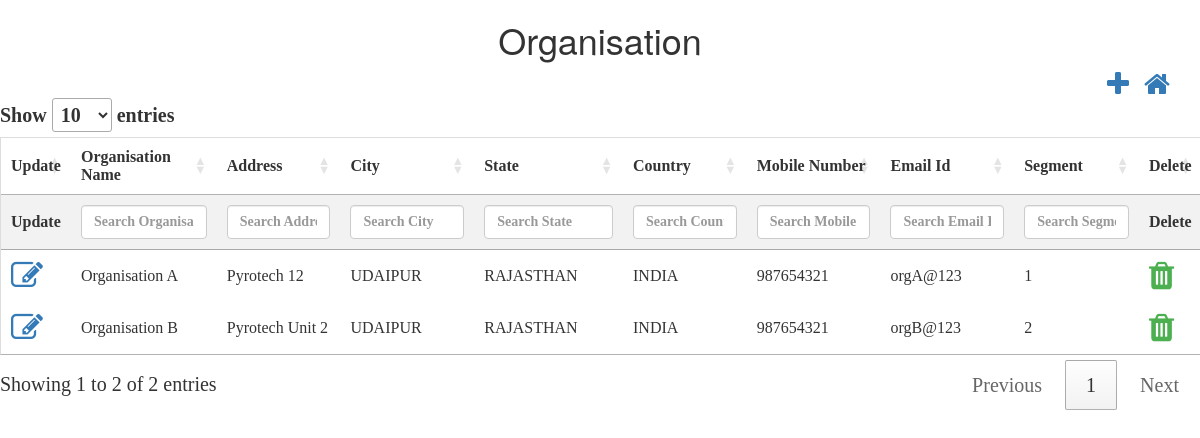
The app's page /controllers/organisation.php (signed in), older data.
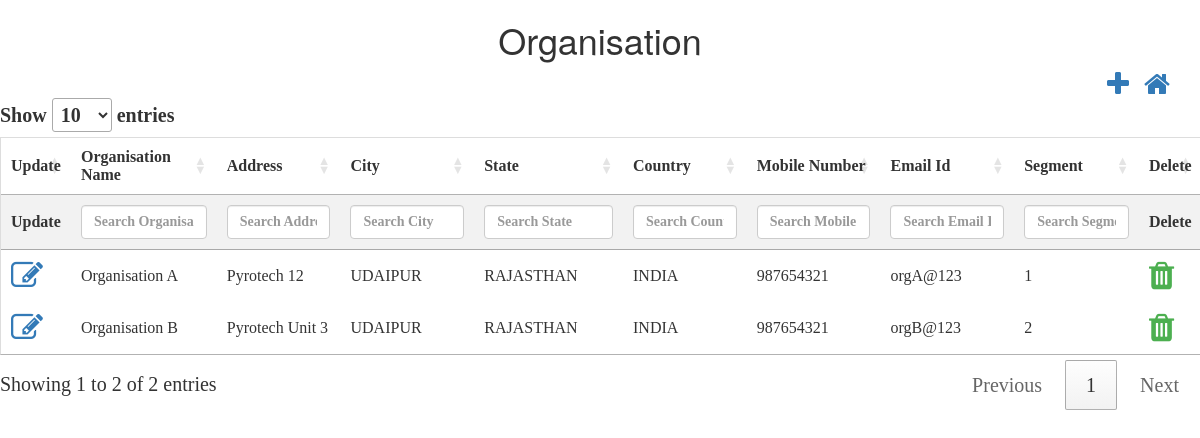
The same page, newer data.
### tables this page shows
CREATE TABLE `tbl_organisation` (
  `nid` int(10) NOT NULL,
  `norg_id` int(10) NOT NULL,
  `corg_name` varchar(50) NOT NULL,
  `corg_address` varchar(50) NOT NULL,
  `corg_city` varchar(50) NOT NULL,
  `corg_state` varchar(50) NOT NULL,
  `corg_country` varchar(50) NOT NULL,
  `corg_mobileNumber` varchar(10) NOT NULL,
  `corg_emailId` varchar(50) NOT NULL,
  `norg_segment_id` int(10) NOT NULL,
  `isActive` bit(1) NOT NULL,
  `isAvailable` bit(1) NOT NULL,
  `dcreated_date` datetime NOT NULL,
  `dupdated_date` datetime NOT NULL
);

### controllers/organisation.php (the view, shortened to what this page needs)
<html>
<head>
    <script src="http://ajax.googleapis.com/ajax/libs/jquery/1.11.2/jquery.min.js"></script>
    <link rel="stylesheet" href="../css/theme.css">
    <link rel="stylesheet" href="https://cdn.datatables.net/1.10.22/css/jquery.dataTables.min.css">
    <link rel="stylesheet" href="https://cdnjs.cloudflare.com/ajax/libs/font-awesome/4.7.0/css/font-awesome.min.css">
    <link rel="stylesheet" href="https://maxcdn.bootstrapcdn.com/bootstrap/3.4.1/css/bootstrap.min.css">
</head>
<h1>Organisation</h1>
<div class="container">
    <a style="float:right;margin-left: 15px;" href="../dashboard.php"><i class="fa fa-home fa-2x"></i></a>
    <a style="float:right" href="#organisation_modal" data-toggle="modal" id='add' data-id="1"><i class="fa fa-plus fa-2x"
                                                                                        aria-hidden="true"></i></a>
</div>
        <?php
        $conn = OpenCon();
        $sql = "SELECT * FROM tbl_organisation where isAvailable=1";
        $retval = mysqli_query($conn, $sql);
        echo "<table id='organisationTable'  name='organisationTable' >
            <thead>
            <tr>
            <th style='display:none;'>ID</th>
            <th>Update</th>
            <th>Organisation Name</th>
            <th>Address</th>
            <th>City</th>
            <th>State</th>
            <th>Country</th>
            <th>Mobile Number</th>
            <th>Email Id</th>
            <th>Segment</th>
             <th>Delete</th>
            </tr>
            </thead>
                   <tbody>
            ";
        while ($row = mysqli_fetch_array($retval, MYSQLI_ASSOC)) {
            echo "<tr>";
            echo "<td ><a  href='#organisation_modal' data-toggle='modal' class='updateClass' data-id='2'><i class='fa fa-edit fa-2x'></i></a></td>";
            echo "<td>" . $row['corg_name'] . "</td>";
            echo "<td>" . $row['corg_address'] . "</td>";
            echo "<td>" . $row['corg_city'] . "</td>";
            echo "<td>" . $row['corg_state'] . "</td>";
            echo "<td>" . $row['corg_country'] . "</td>";
            echo "<td>" . $row['corg_mobileNumber'] . "</td>";
            echo "<td>" . $row['corg_emailId'] . "</td>";
            echo "<td>" . $row['norg_segment_id'] . "</td>";
            echo "<td class='action-delete'><i class='fa fa-trash fa-2x' style='color:#4caf50;'</i></td>";
            echo "</tr>";
        }
        echo "</tbody></table>";
        ?>
</html>

### css/theme.css (style rules this page uses)
h1 { text-align: center; }
table { border-collapse: collapse; border-spacing: 0; width: 100%; border: 1px solid #ddd; }
th { text-align: left; padding: 10px !important; }
td { text-align: left; padding: 10px !important; }
tr:nth-child(even) { background-color: #f2f2f2; }

Row changes from the older to the newer data that the page shows:
changed tbl_organisation "Organisation B": corg_address "Pyrotech Unit 2" → "Pyrotech Unit 3"
